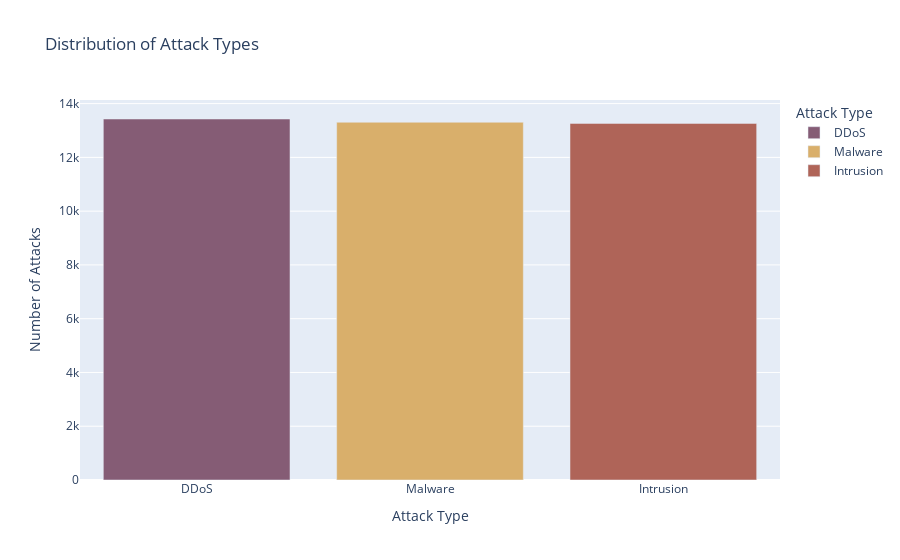

The code cell stored with this chart in its notebook:
### Markdown cell above
Attack type analysis

1.Malware (Malicious Software):

Malware refers to any type of software intentionally designed to cause damage to a computer, server, network, or device.

Common types of malware include viruses, worms, Trojans, ransomware, spyware, adware, and rootkits.

Malware can steal sensitive information, disrupt normal operations, compromise system security, and cause financial or reputational harm.

Malware is often distributed through email attachments, malicious websites, infected software downloads, or removable media.

2.Intrusion:

In the context of cybersecurity, an intrusion refers to unauthorized access to a computer system, network, or data.

Intrusions can be perpetrated by hackers, malicious insiders, or automated attack tools.

The goal of an intrusion may vary, including data theft, system manipulation, sabotage, espionage, or disruption of services.

Intrusions can take various forms, such as exploiting software vulnerabilities, brute-force attacks, social engineering, or insider threats.

Intrusion detection systems (IDS) and intrusion prevention systems (IPS) are commonly used to detect and mitigate unauthorized access attempts.

3.DDoS (Distributed Denial of Service) Attack:

A DDoS attack is a malicious attempt to disrupt the normal traffic of a targeted server, service, or network by overwhelming it with a flood of Internet traffic.

Unlike traditional DoS attacks, which are carried out from a single source, DDoS attacks involve multiple compromised devices (botnets) distributed across the Internet.

DDoS attacks can target various layers of the network stack, including the application layer, transport layer (e.g., TCP/UDP), and network layer (e.g., ICMP).

The goal of a DDoS attack is to make a website, online service, or network resource unavailable to legitimate users by exhausting its computational resources, bandwidth, or network connectivity.

DDoS attacks can have severe consequences, including financial losses, reputational damage, and disruption of business operations. Organizations often use DDoS mitigation techniques and services to protect against such attacks.

### Code cell
# Attack counts calculation
attack_counts = df['Attack Type'].value_counts().reset_index()
attack_counts.columns = ['Attack Type', 'Count']

# Interactive bar chart
fig = px.bar(attack_counts, x='Attack Type', y='Count',
             labels={'Count': 'Number of Attacks'},
             title='Distribution of Attack Types',
             color='Attack Type',
             color_discrete_sequence=px.colors.qualitative.Antique)  
fig.show()
fig.write_html('Attack_type.html')

### Figure 1 — Plotly figure (JSON) as saved in the notebook; plotly's stock layout.template omitted (floating-point values rounded to 4 significant figures)
{"data": [{"alignmentgroup": "True", "hovertemplate": "Attack Type=%{x}<br>Number of Attacks=%{y}<extra></extra>", "legendgroup": "DDoS", "marker": {"color": "rgb(133, 92, 117)", "pattern": {"shape": ""}}, "name": "DDoS", "offsetgroup": "DDoS", "orientation": "v", "showlegend": true, "textposition": "auto", "type": "bar", "x": ["DDoS"], "xaxis": "x", "y": [13428], "yaxis": "y"}, {"alignmentgroup": "True", "hovertemplate": "Attack Type=%{x}<br>Number of Attacks=%{y}<extra></extra>", "legendgroup": "Malware", "marker": {"color": "rgb(217, 175, 107)", "pattern": {"shape": ""}}, "name": "Malware", "offsetgroup": "Malware", "orientation": "v", "showlegend": true, "textposition": "auto", "type": "bar", "x": ["Malware"], "xaxis": "x", "y": [13307], "yaxis": "y"}, {"alignmentgroup": "True", "hovertemplate": "Attack Type=%{x}<br>Number of Attacks=%{y}<extra></extra>", "legendgroup": "Intrusion", "marker": {"color": "rgb(175, 100, 88)", "pattern": {"shape": ""}}, "name": "Intrusion", "offsetgroup": "Intrusion", "orientation": "v", "showlegend": true, "textposition": "auto", "type": "bar", "x": ["Intrusion"], "xaxis": "x", "y": [13265], "yaxis": "y"}], "layout": {"autosize": true, "barmode": "relative", "legend": {"title": {"text": "Attack Type"}, "tracegroupgap": 0}, "title": {"text": "Distribution of Attack Types"}, "xaxis": {"anchor": "y", "autorange": true, "categoryarray": ["DDoS", "Malware", "Intrusion"], "categoryorder": "array", "domain": [0, 1], "range": [-0.5, 2.5], "title": {"text": "Attack Type"}, "type": "category"}, "yaxis": {"anchor": "x", "autorange": true, "domain": [0, 1], "range": [0, 14130.0], "title": {"text": "Number of Attacks"}, "type": "linear"}}}
